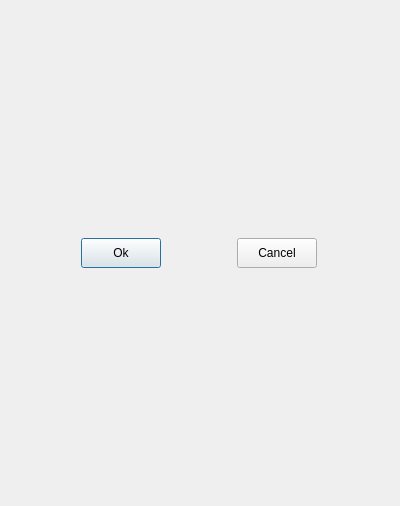
<?xml version="1.0" encoding="UTF-8"?>
<ui version="4.0">
 <class>QDeleteDataDialog</class>
 <widget class="QDialog" name="QDeleteDataDialog">
  <property name="geometry">
   <rect>
    <x>0</x>
    <y>0</y>
    <width>400</width>
    <height>506</height>
   </rect>
  </property>
  <property name="minimumSize">
   <size>
    <width>400</width>
    <height>0</height>
   </size>
  </property>
  <property name="maximumSize">
   <size>
    <width>400</width>
    <height>16777215</height>
   </size>
  </property>
  <property name="windowTitle">
   <string>Delete Data</string>
  </property>
  <layout class="QVBoxLayout" name="verticalLayout">
   <item>
    <layout class="QHBoxLayout" name="horizontalLayout">
     <item>
      <widget class="QPushButton" name="okBtn">
       <property name="minimumSize">
        <size>
         <width>80</width>
         <height>30</height>
        </size>
       </property>
       <property name="maximumSize">
        <size>
         <width>80</width>
         <height>30</height>
        </size>
       </property>
       <property name="text">
        <string>Ok</string>
       </property>
      </widget>
     </item>
     <item>
      <widget class="QPushButton" name="cancelBtn">
       <property name="minimumSize">
        <size>
         <width>80</width>
         <height>30</height>
        </size>
       </property>
       <property name="maximumSize">
        <size>
         <width>80</width>
         <height>30</height>
        </size>
       </property>
       <property name="text">
        <string>Cancel</string>
       </property>
      </widget>
     </item>
    </layout>
   </item>
  </layout>
 </widget>
 <resources/>
 <connections/>
</ui>
